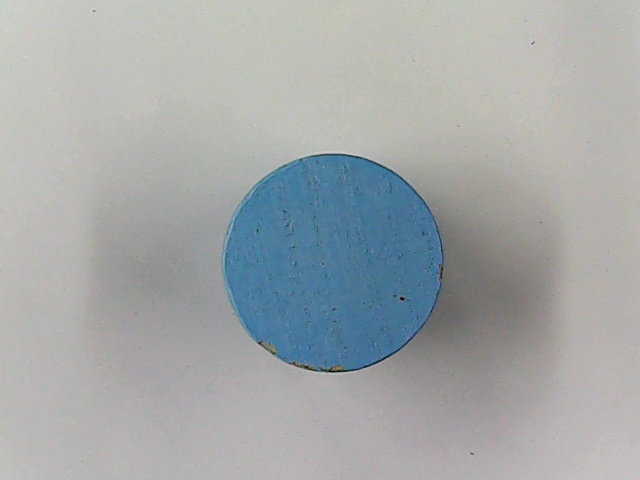
#> input picture 生产实习/机械臂源程序/5机器视觉/3.物体边缘长度及面积测量/pic/2.jpg, 640 x 480 px
$ python '物体边缘长度及面积测量.py'
#> lines starting #> are read from the running program, lines starting #| are printed output that depends on the picture; after the words box and inside, x2 and y2 are one past the last pixel; in counts of white or black regions, pixels touching at a corner belong together; long printed decimals are rounded
import math
import cv2
import numpy as np

global unit_pixel
unit_pixel=30/212#单位像素尺寸 mm/pixel
# 图像预处理
def img_Threshold(src_gauss):
    imgHSV = cv2.cvtColor(src_gauss, cv2.COLOR_BGR2HSV)
    cv2.imshow("imgHSV", imgHSV)
    # # 三通道分割
    h, s, v = cv2.split(imgHSV)
    # 检测差值
    hs_diff = cv2.absdiff(h, s)
    cv2.imshow("hs_diff", hs_diff)
    sv_diff = cv2.absdiff(s, v)
    cv2.imshow("sv_diff", sv_diff)
    hv_diff = cv2.absdiff(h, v)
    cv2.imshow("hv_diff", hv_diff)
    v1 = np.mean(hs_diff)  # 取每个通道的均值
    v2 = np.mean(sv_diff)
    v3 = np.mean(hv_diff)
    v_max = (v1 if v1 > v2 else v2) if (v1 if v1 > v2 else v2) > v3 else v3  # 比较均值得到最大值
    print(v_max, v3)
    if v_max > 8:
        if abs(v_max - v1) < 0.01:
            gray = hs_diff.copy()
        elif abs(v_max - v2) < 0.01:
            gray = sv_diff.copy()
        elif abs(v_max - v3) < 0.01:
            gray = hv_diff.copy()
    return gray
# 图像开运算和闭运算(形态学处理)
def img_dila_eros(src_img):
    # 3. 膨胀和腐蚀操作的核函数
    element1 = cv2.getStructuringElement(cv2.MORPH_RECT, (4, 3))
    element2 = cv2.getStructuringElement(cv2.MORPH_RECT, (4, 3))
    element3 = cv2.getStructuringElement(cv2.MORPH_RECT, (5, 5))
    # 4. 膨胀一次，让轮廓突出
    src_img = cv2.dilate(src_img, element2)
    # 5. 腐蚀一次，去掉细节，如表格线等。注意这里去掉的是竖直的线
    src_img = cv2.erode(src_img, element1)
    # 6. 再次膨胀，让轮廓明显一些
    # src_img = cv2.dilate(src_img, element2)
    src_img = cv2.morphologyEx(src_img, cv2.MORPH_OPEN, element3)#开运算去掉噪点
    return src_img
# 边缘长度及面积测量
def getContours(src, img):
    # 查找轮廓，cv2.RETR_ExTERNAL=获取外部轮廓点, CHAIN_APPROX_NONE = 得到所有的像素点,CHAIN_APPROX_SIMPLE=得到轮廓的四个点
    contours, hierarchy = cv2.findContours(img, cv2.RETR_EXTERNAL, cv2.CHAIN_APPROX_SIMPLE)
    # 循环轮廓，判断每一个形状
    for cnt in contours:
        # 获取轮廓面积
        area = cv2.contourArea(cnt)
        print("轮廓像素面积:", area)  # 打印所有轮廓面积
        # 当面积大于20000，代表有形状存在
        if area > 20000:
            # print("轮廓像素面积:", area)  # 打印符合条件轮廓面积
            # 计算所有轮廓的周长，便于做多边形拟合
            # 多边形拟合，获取每个形状的边
            approx = cv2.approxPolyDP(cnt, 0.02 * cv2.arcLength(cnt, True), True)  # 拟合的多边形的边数
            print("approx:", len(approx))
            objCor = len(approx)  # 轮廓的边长
            rect = cv2.minAreaRect(approx)  # 最小外接矩形
            box = cv2.boxPoints(rect)  # boxPoints返回四个点顺序：右下→左下→左上→右上
            box = np.int0(box)
            center = rect[0]  # 中心坐标
            center_array = np.array(center)
            width = rect[1][0]  # 矩形宽
            height = rect[1][1]  # 矩形高
            # 画出边界
            if objCor > 4:
                cv2.circle(src, (int(rect[0][0]), int(rect[0][1])), int(rect[1][0] / 2), (255, 255, 255), 5)
            else:
                cv2.drawContours(src, [box], 0, (255, 255, 255), 3)  # 画出多边形形状
            cv2.circle(src, (int(rect[0][0]), int(rect[0][1])), 3, (255, 255, 255), 5)
            if objCor <= 4:
                cv2.putText(src, "width:" + str(round(width*unit_pixel))+"mm", (10, 20), cv2.FONT_HERSHEY_COMPLEX, 0.5,(0, 0, 255), 1)
                cv2.putText(src, "height:" + str(round(height*unit_pixel))+"mm", (10, 40), cv2.FONT_HERSHEY_COMPLEX, 0.5, (0, 0, 255), 1)
                R_area=round(width * unit_pixel)*round(height*unit_pixel)#矩形或者正方形面积
                cv2.putText(src, "area:" + str(R_area) + "mm*mm", (10, 60),cv2.FONT_HERSHEY_COMPLEX, 0.5, (0, 0, 255), 1)
            else:
                cv2.putText(src, "radius:" + str(round((rect[1][0]+rect[1][1])/4*unit_pixel))+"mm", (10, 20), cv2.FONT_HERSHEY_COMPLEX, 0.5, (0, 0, 255), 1)
                C_area=round(round((rect[1][0]+rect[1][1])/4*unit_pixel)*round((rect[1][0]+rect[1][1])/4*unit_pixel)*math.pi)#圆的面积π*r*r
                cv2.putText(src, "area:" + str(C_area) + "mm*mm",(10, 40), cv2.FONT_HERSHEY_COMPLEX, 0.5, (0, 0, 255), 1)
            cv2.imwrite("pic/result.jpg",src)
if __name__ == "__main__":
    #读取图片
    image = cv2.imread("pic/2.jpg")
#> image is the input picture: shape (480, 640, 3); mean B, G, R 169.4, 168.6, 163.9
    #图片复制不改变原图
    src_img = image.copy()
    cv2.imshow("image", image)
    # 高斯滤波
    gauss = cv2.GaussianBlur(src_img, (15, 15), 3)
    cv2.imshow("gauss", gauss)
    # 图像预处理
    gray = img_Threshold(gauss)
#> in img_Threshold, `imgHSV = cv2.cvtColor(src_gauss, cv2.COLOR_BGR2HSV)`: imgHSV: shape (480, 640, 3); mean H, S, V 55, 22.9, 173.9
#> in img_Threshold, `h, s, v = cv2.split(imgHSV)`:
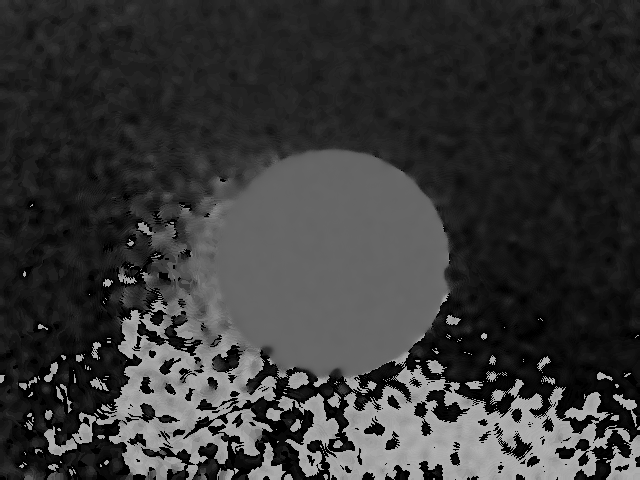
#> h: shape (480, 640); min 0, max 177, mean 55
#> in img_Threshold, `hs_diff = cv2.absdiff(h, s)`:
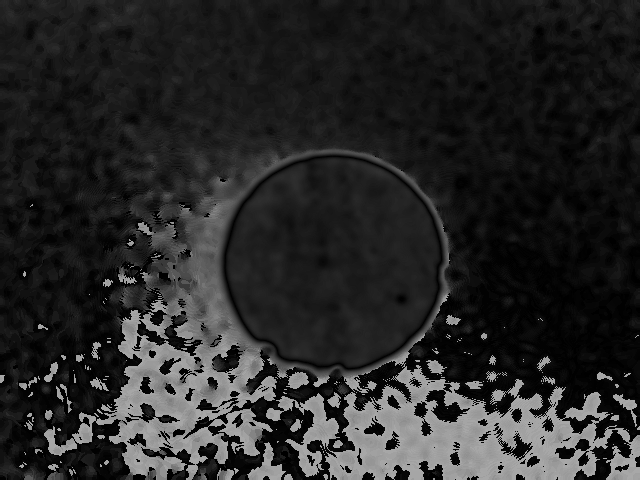
#> hs_diff: shape (480, 640); min 0, max 168, mean 39.7
#> in img_Threshold, `sv_diff = cv2.absdiff(s, v)`:
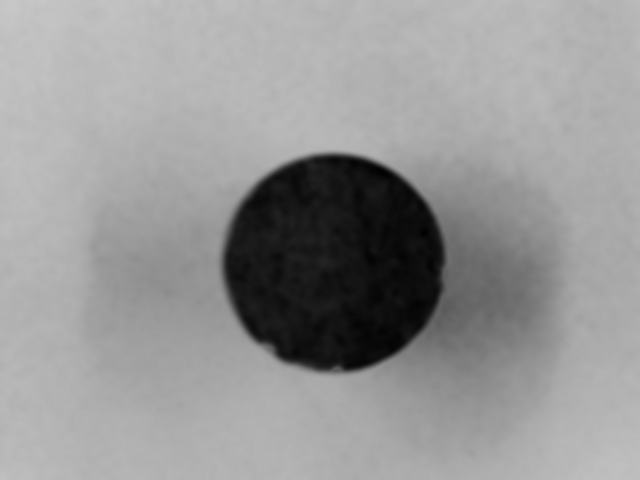
#> sv_diff: shape (480, 640); min 0, max 200, mean 150.9
#> in img_Threshold, `hv_diff = cv2.absdiff(h, v)`:
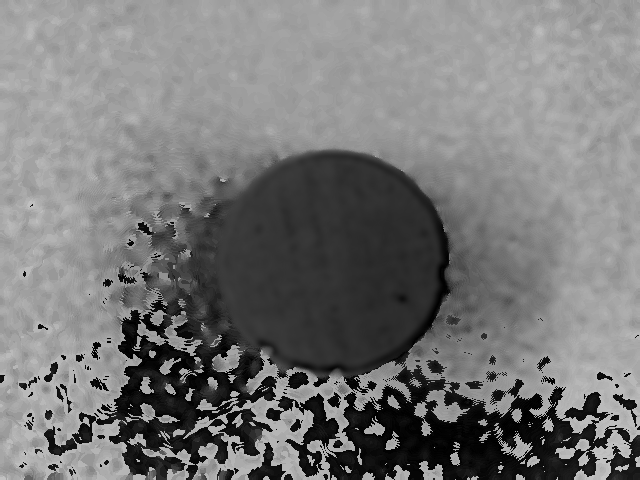
#> hv_diff: shape (480, 640); min 0, max 196, mean 119.4
#> in img_Threshold, `v1 = np.mean(hs_diff)`: v1 = 39.72
#> in img_Threshold, `v2 = np.mean(sv_diff)`: v2 = 150.9
#> in img_Threshold, `v3 = np.mean(hv_diff)`: v3 = 119.4
#> in img_Threshold, `v_max = (v1 if v1 > v2 else v2) if (v1 if v1 > v2 else v2) > v3 else v3`: v_max = 150.9
#| 150.919 119.401
    # 高斯滤波
    gray = cv2.GaussianBlur(gray, (15, 15), 3)
    cv2.imshow("gray", gray)
    # 自适应阈值二值化
    binary = cv2.adaptiveThreshold(gray, 255, cv2.ADAPTIVE_THRESH_MEAN_C, cv2.THRESH_BINARY_INV, 11, 2)
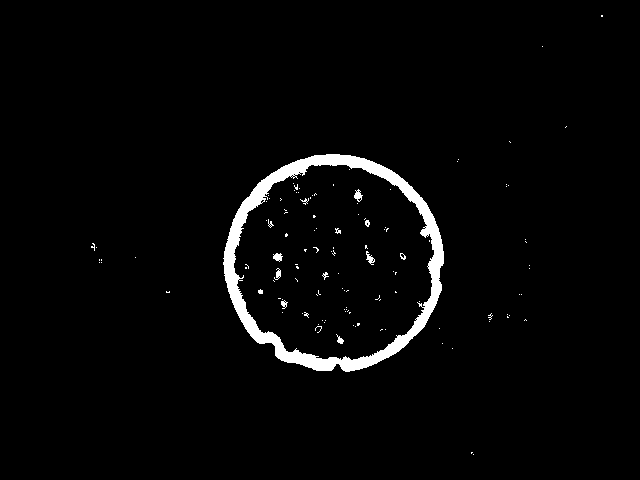
#> binary: shape (480, 640); 2.7% white; 123 white regions (109 under 20 px), largest, box (x1, y1, x2, y2) and area: (223, 154, 444, 372) 7384, (354, 189, 363, 202) 62, (273, 253, 283, 262) 59
    #图像形态学处理
    binary = img_dila_eros(binary)
#> in img_dila_eros, `src_img = cv2.dilate(src_img, element2)`: src_img: shape (480, 640); 4.1% white; 63 white regions (14 under 20 px), largest, box (x1, y1, x2, y2) and area: (222, 153, 446, 373) 9773, (364, 244, 377, 266) 171, (353, 188, 365, 205) 145
#> in img_dila_eros, `src_img = cv2.erode(src_img, element1)`: src_img: shape (480, 640); 2.8% white; 68 white regions (49 under 20 px), largest, box (x1, y1, x2, y2) and area: (224, 154, 445, 372) 7555, (366, 245, 376, 265) 83, (355, 189, 364, 204) 76
#> in img_dila_eros, `src_img = cv2.morphologyEx(src_img, cv2.MORPH_OPEN, element3)#开运算去掉噪点`:
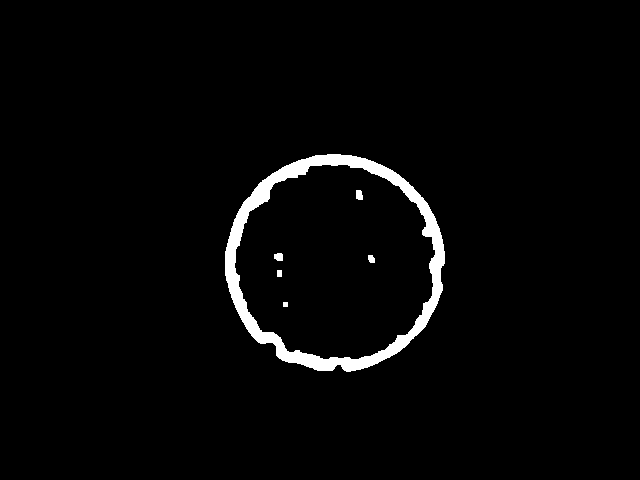
#> src_img: shape (480, 640); 2.5% white; 6 white regions
    cv2.imshow("binary", binary)
    #获取轮廓 边缘长度及面积测量
    getContours(image, binary)
#> in getContours, `contours, hierarchy = cv2.findContours(img, cv2.RETR_EXTERNAL, cv2.CHA..`: contours = 1 contour; box (x1, y1, x2, y2) and area: (225, 154, 445, 372) 37071
#> the loop in getContours, `for cnt in contours:` made 1 pass
#> (area, objCor, rect, box, width, height, C_area) on pass 1: (37071, 8, ((333.5, 263.2), (202.7, 206.3), -77.11), [[411, 385], [210, 339], [255, 141], [456, 187]], 202.7, 206.3, 616)
#| 轮廓像素面积: 37071.0
#| approx: 8
#> pass 1, in getContours, `cv2.imwrite("pic/result.jpg",src)`:
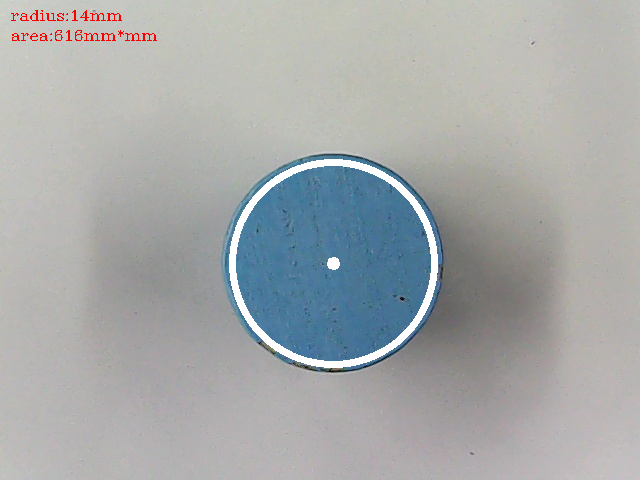
#> saved as result.jpg: shape (480, 640, 3); mean B, G, R 170.5, 170.1, 166.8
    cv2.imshow("image", image)
    key = cv2.waitKey(0)
#> (key Esc is pressed here)
    cv2.destroyAllWindows()

$ run again, with 生产实习/机械臂源程序/5机器视觉/3.物体边缘长度及面积测量/pic/1.jpg copied over 生产实习/机械臂源程序/5机器视觉/3.物体边缘长度及面积测量/pic/2.jpg
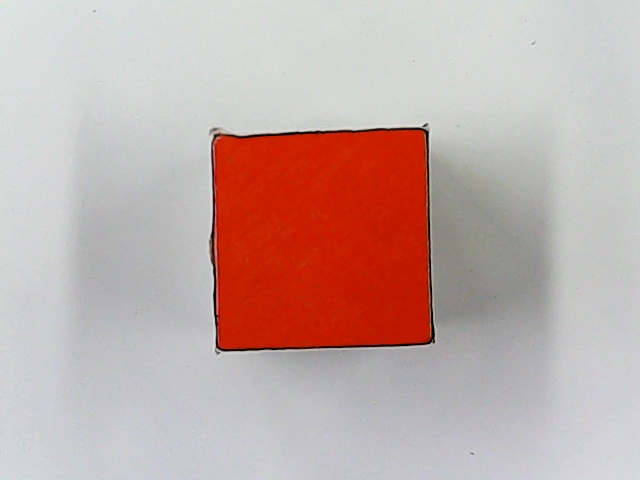
#> input picture 生产实习/机械臂源程序/5机器视觉/3.物体边缘长度及面积测量/pic/1.jpg, 640 x 480 px
#> image is the input picture: shape (480, 640, 3); mean B, G, R 168.1, 172, 195.5
#> imgHSV: shape (480, 640, 3); mean H, S, V 72.9, 42.5, 198.2
#> v1 = 105.2
#> v2 = 172.3
#> v3 = 125.4
#> v_max = 172.3
#| 172.336 125.350
#> `binary = cv2.adaptiveThreshold(gray, 255, cv2.ADAPTIVE_THRESH_MEAN_C, ..`:
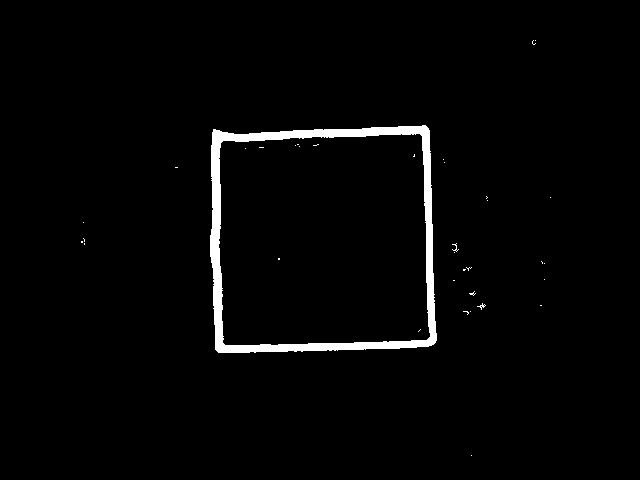
#> binary: shape (480, 640); 2.3% white; 36 white regions (34 under 20 px), largest, box (x1, y1, x2, y2) and area: (210, 125, 437, 353) 6807, (477, 303, 486, 310) 20
#> contours = 1 contour; box (x1, y1, x2, y2) and area: (211, 126, 438, 353) 48302
#> the loop in getContours, `for cnt in contours:` made 1 pass
#> (area, approx, objCor, rect, box, width, height, R_area) on pass 1: (48302, [[427, 126], [214, 130], [219, 352], [436, 342]], 4, ((325.1, 238.6), (217.2, 222.1), -1.29), [[219, 352], [214, 130], [431, 125], [436, 347]], 217.2, 222.1, 961)
#> (printed output is left out)
#> pass 1, in getContours, `cv2.imwrite("pic/result.jpg",src)`:
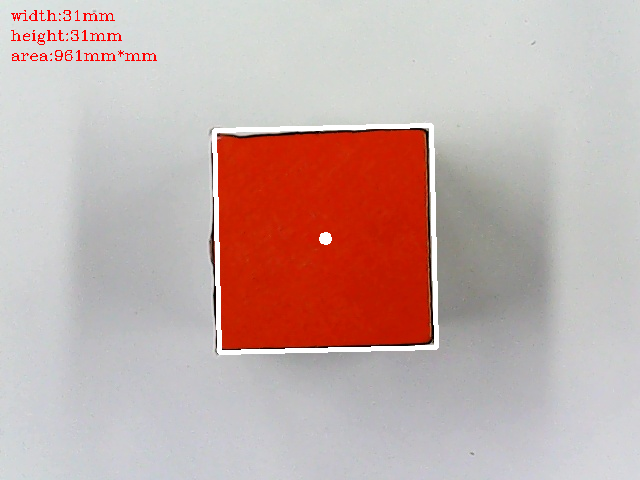
#> saved as result.jpg: shape (480, 640, 3); mean B, G, R 169.1, 173, 197

$ run again, with 生产实习/机械臂源程序/5机器视觉/3.物体边缘长度及面积测量/pic/3.jpg copied over 生产实习/机械臂源程序/5机器视觉/3.物体边缘长度及面积测量/pic/2.jpg
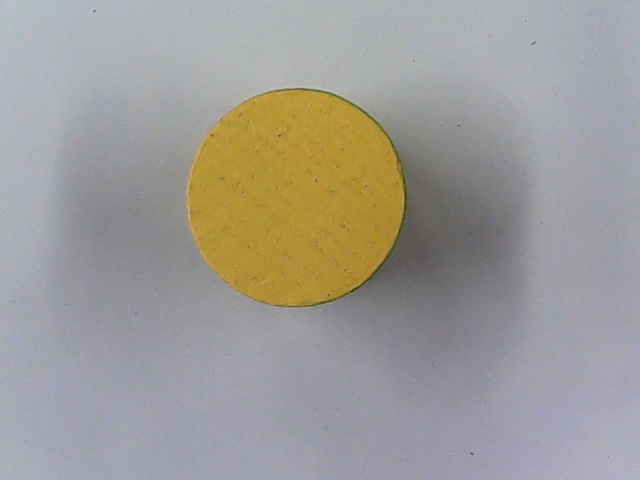
#> input picture 生产实习/机械臂源程序/5机器视觉/3.物体边缘长度及面积测量/pic/3.jpg, 640 x 480 px
#> image is the input picture: shape (480, 640, 3); mean B, G, R 151.2, 155.7, 158.9
#> imgHSV: shape (480, 640, 3); mean H, S, V 97.8, 34.3, 166.5
#> in img_Threshold, `hv_diff = cv2.absdiff(h, v)`:
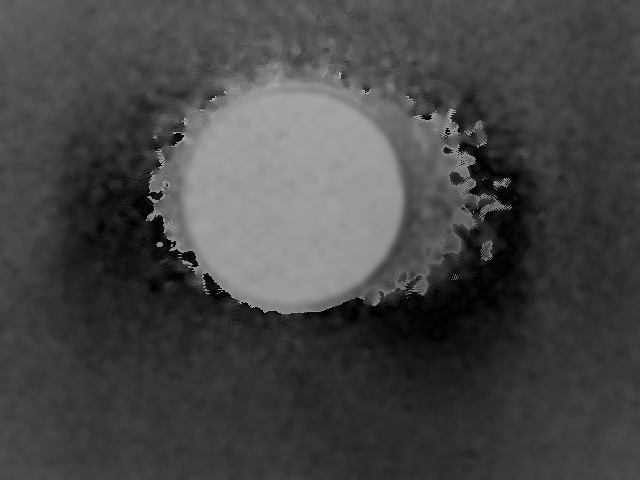
#> hv_diff: shape (480, 640); min 0, max 175, mean 69.8
#> v1 = 101.7
#> v2 = 132.8
#> v3 = 69.78
#> v_max = 132.8
#| 132.848 69.782
#> binary: shape (480, 640); 2.3% white; 54 white regions (48 under 20 px), largest, box (x1, y1, x2, y2) and area: (188, 89, 411, 307) 6850, (389, 168, 396, 182) 60, (386, 229, 393, 239) 36, (395, 194, 401, 205) 34, (458, 216, 467, 224) 32, (366, 182, 370, 189) 21
#> in img_dila_eros, `src_img = cv2.morphologyEx(src_img, cv2.MORPH_OPEN, element3)#开运算去掉噪点`:
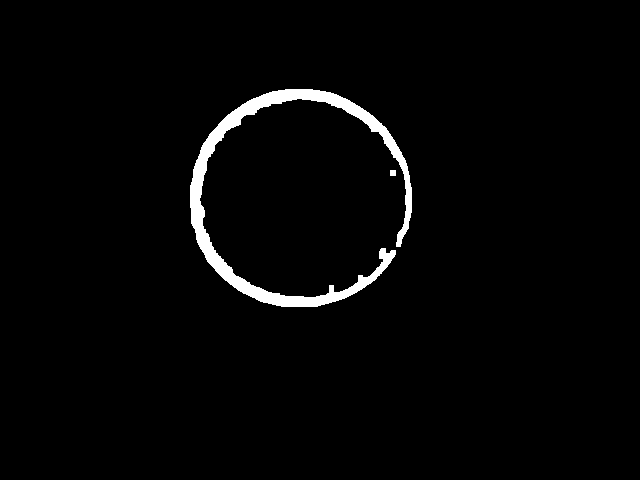
#> src_img: shape (480, 640); 2.3% white; 2 white regions
#> contours = 2 contours; box (x1, y1, x2, y2) and area: (190, 89, 412, 307) 6298, (390, 170, 396, 176) 25
#> the loop in getContours, `for cnt in contours:` made 2 passes
#> (cnt, area) on pass 1: ([[390, 170], [390, 175], [395, 175], [395, 170]], 25)
#> (printed output is left out)

$ run again, with 生产实习/机械臂源程序/5机器视觉/3.物体边缘长度及面积测量/pic/4.jpg copied over 生产实习/机械臂源程序/5机器视觉/3.物体边缘长度及面积测量/pic/2.jpg
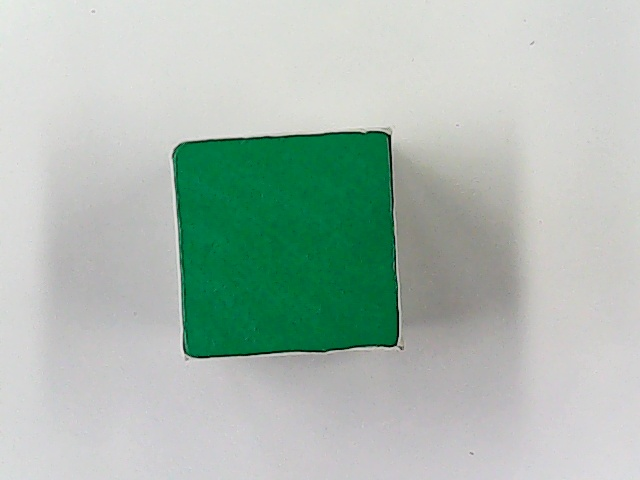
#> input picture 生产实习/机械臂源程序/5机器视觉/3.物体边缘长度及面积测量/pic/4.jpg, 640 x 480 px
#> image is the input picture: shape (480, 640, 3); mean B, G, R 178.1, 187.3, 170.8
#> imgHSV: shape (480, 640, 3); mean H, S, V 64.8, 41.4, 188.1
#> v1 = 74.48
#> v2 = 187
#> v3 = 123.4
#> v_max = 187
#| 186.998 123.390
#> binary: shape (480, 640); 2.2% white; 31 white regions (30 under 20 px), largest, box (x1, y1, x2, y2) and area: (171, 129, 402, 361) 6557
#> contours = 1 contour; box (x1, y1, x2, y2) and area: (172, 129, 403, 361) 48434
#> the loop in getContours, `for cnt in contours:` made 1 pass
#> (area, approx, objCor, rect, box, width, height, R_area) on pass 1: (48433.5, [[389, 130], [174, 147], [187, 357], [401, 344]], 4, ((287.9, 243.5), (215.6, 214.3), -3.48), [[186, 357], [173, 143], [389, 130], [401, 343]], 215.6, 214.3, 930)
#> (printed output is left out)
#> pass 1, in getContours, `cv2.imwrite("pic/result.jpg",src)`:
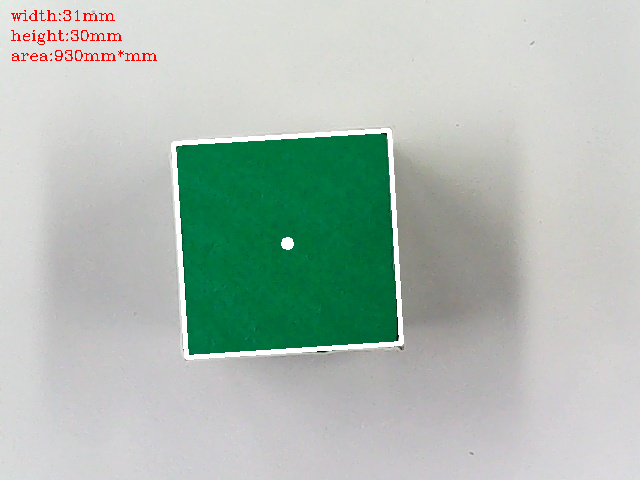
#> saved as result.jpg: shape (480, 640, 3); mean B, G, R 179.6, 188.6, 173.6
